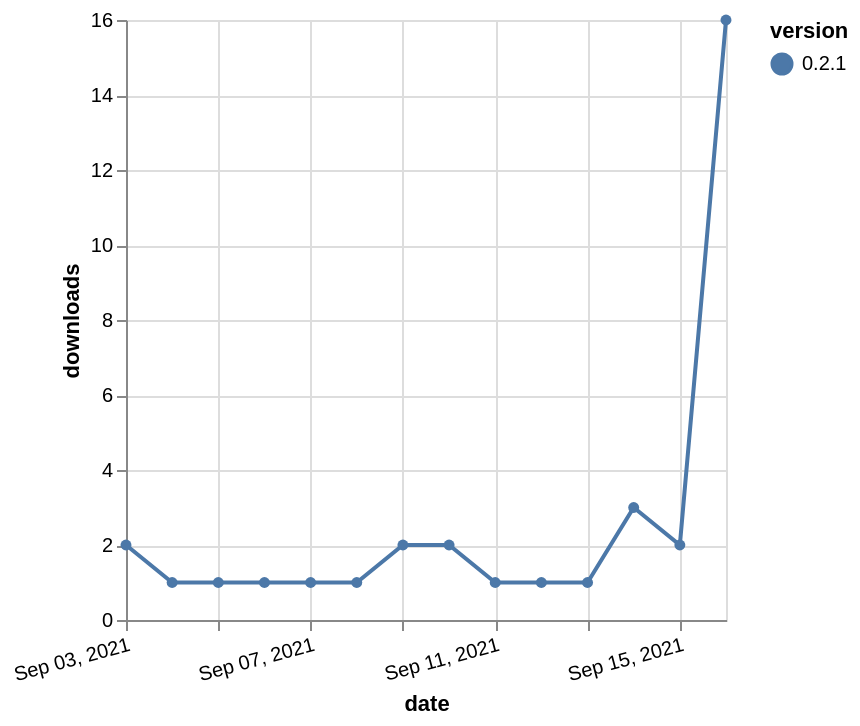

Source (Vega-Lite JSON):
### Vega-Lite specification from a JSON file in a GitHub repository (floating-point values rounded to 4 significant figures)
{"$schema": "https://vega.github.io/schema/vega-lite/v5.json", "description": "A simple bar chart with embedded data.", "data": {"values": [{"date": "2021-09-03", "total": 33, "delta": 2, "version": "0.2.1"}, {"date": "2021-09-04", "total": 34, "delta": 1, "version": "0.2.1"}, {"date": "2021-09-05", "total": 35, "delta": 1, "version": "0.2.1"}, {"date": "2021-09-06", "total": 36, "delta": 1, "version": "0.2.1"}, {"date": "2021-09-07", "total": 37, "delta": 1, "version": "0.2.1"}, {"date": "2021-09-08", "total": 38, "delta": 1, "version": "0.2.1"}, {"date": "2021-09-09", "total": 40, "delta": 2, "version": "0.2.1"}, {"date": "2021-09-10", "total": 42, "delta": 2, "version": "0.2.1"}, {"date": "2021-09-11", "total": 43, "delta": 1, "version": "0.2.1"}, {"date": "2021-09-12", "total": 44, "delta": 1, "version": "0.2.1"}, {"date": "2021-09-13", "total": 45, "delta": 1, "version": "0.2.1"}, {"date": "2021-09-14", "total": 48, "delta": 3, "version": "0.2.1"}, {"date": "2021-09-15", "total": 50, "delta": 2, "version": "0.2.1"}, {"date": "2021-09-16", "total": 66, "delta": 16, "version": "0.2.1"}]}, "width": "container", "mark": {"type": "line", "point": {"filled": true}}, "encoding": {"x": {"field": "date", "type": "temporal", "timeUnit": "yearmonthdate", "title": "date", "axis": {"labelAngle": -15}}, "y": {"field": "delta", "type": "quantitative", "title": "downloads"}, "color": {"field": "version", "type": "nominal"}, "tooltip": {"field": "delta"}}}
